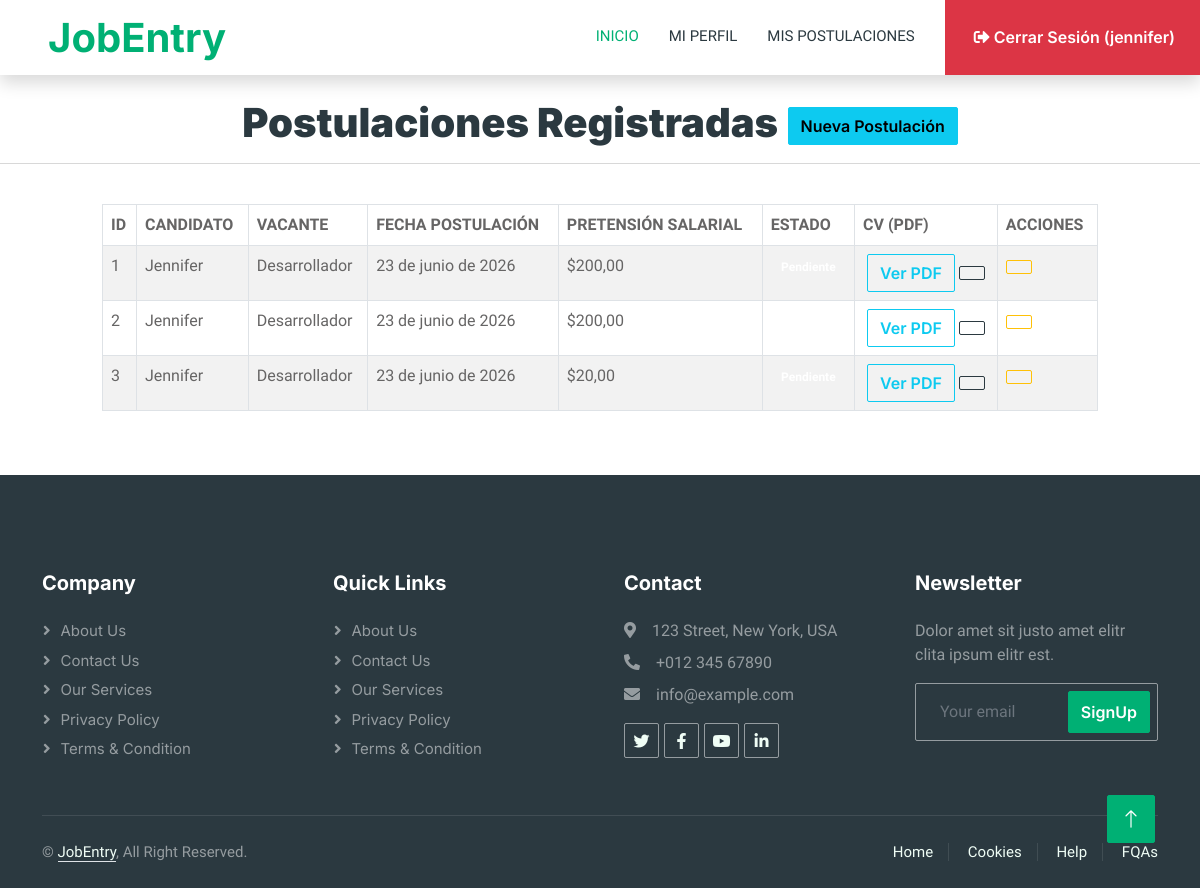
The app's page /listadoPostulaciones/ (signed in) with its own data.
### empleo/models.py (models this page shows)
class Postulacion(models.Model):
    VACANTE_OPCIONES = [
        ('DESARROLLADOR', 'Desarrollador'),
        ('DISENADOR', 'Diseñador'),
    ]
    ESTADO_OPCIONES = [
        ('PENDIENTE', 'Pendiente'),
        ('PRESELECCIONADO', 'Preseleccionado'),
        ('RECHAZADO', 'Rechazado'),
    ]
    candidato = models.ForeignKey(Candidato, on_delete=models.CASCADE, related_name='postulaciones')
    cv_pdf = models.FileField(
        upload_to='cvs_postulaciones/',
        validators=[FileExtensionValidator(allowed_extensions=['pdf'])]
    )
    vacante = models.CharField(max_length=20, choices=VACANTE_OPCIONES)
    fecha_postulacion = models.DateField(auto_now_add=True)
    pretension_salarial = models.DecimalField(max_digits=10, decimal_places=2)
    estado = models.CharField(max_length=20, choices=ESTADO_OPCIONES, default='PENDIENTE')

class Candidato(models.Model):
    GENERO_OPCIONES = [
        ('M', 'Masculino'),
        ('F', 'Femenino'),
        ('O', 'Otro'),
    ]
    NIVEL_ESTUDIOS_OPCIONES = [
        ('GRADO', 'Grado'),
        ('MASTER', 'Máster'),
        ('DOCTORADO', 'Doctorado'),
    ]
    usuario = models.OneToOneField(User, on_delete=models.CASCADE)
    foto = models.FileField(upload_to='empleo',null=True,blank=True)
    nombre_completo = models.CharField(max_length=150)
    fecha_nacimiento = models.DateField()
    genero = models.CharField(max_length=1, choices=GENERO_OPCIONES)
    nivel_estudios = models.CharField(max_length=10, choices=NIVEL_ESTUDIOS_OPCIONES)
    disponible_viajar = models.BooleanField(default=False)

### empleo/views.py (the view)
# urls.py: path('listadoPostulaciones/', views.listadoPostulaciones),
@login_required
def listadoPostulaciones(request):
    if request.user.is_staff:
        postulaciones = Postulacion.objects.all()
    else:
        candidatoActual = Candidato.objects.get(usuario=request.user)
        postulaciones = Postulacion.objects.filter(candidato=candidatoActual)
    return render(request, 'listadoPostulaciones.html', {'postulaciones': postulaciones})

### empleo/templates/listadoPostulaciones.html (shortened to what this page needs)
{% extends "./plantillaPrin.html" %}
{% block contenido %}
        <center>
            <br>
            <h1> <b>Postulaciones Registradas</b>
                <a href="/nuevaPostulacion/" class="btn btn-info">
                     Nueva Postulación
                </a>
            </h1>
            <hr>
        </center>
        <br>
        <div class="row">
            <div class="col-md-1"></div>
            <div class="col-md-10">
                <table id="tbl_postulaciones" class="table table-striped table-bordered">
                    <thead>
                        <tr>
                            <th>ID</th>
                            <th>CANDIDATO</th>
                            <th>VACANTE</th>
                            <th>FECHA POSTULACIÓN</th>
                            <th>PRETENSIÓN SALARIAL</th>
                            <th>ESTADO</th>
                            <th>CV (PDF)</th>
                            <th>ACCIONES</th>
                        </tr>
                    </thead>
                    <tbody>
                        {% for p in postulaciones %}
                        <tr>
                            <td>{{ p.id }}</td>
                            <td>{{ p.candidato.nombre_completo }}</td>
                            <td>{{ p.get_vacante_display }}</td>
                            <td>{{ p.fecha_postulacion }}</td>
                            <td>${{ p.pretension_salarial }}</td>
                            <td class="text-center">
                                {% if p.estado == 'PRESELECCIONADO' %}
                                    <span class="badge badge-success">Preseleccionado</span>
                                {% elif p.estado == 'RECHAZADO' %}
                                    <span class="badge badge-danger">Rechazado</span>
                                {% else %}
                                    <span class="badge badge-warning">Pendiente</span>
                                {% endif %}
                            </td>
                            <td class="text-center">
                                {% if p.cv_pdf %}
                                    <a title="Ver CV" class="btn btn-outline-info" href="{{ p.cv_pdf.url }}" target="_blank">
                                         Ver PDF
                                    </a>
                                    <a title="Descargar CV" class="btn btn-outline-dark" href="{{ p.cv_pdf.url }}" download>
                                    </a>
                                {% endif %}
                            </td>
                            <td>
                                {% if user.is_staff %}
                                <a href="/editarPostulacion/{{ p.id }}/" class="btn btn-outline-warning" title="Editar / Cambiar Estado">
                                    <i class="icon-edit"></i>
                                </a>
                                <a href="/eliminarPostulacion/{{ p.id }}/"
                                    class="btn btn-outline-danger" title="Eliminar Postulación"
                                    onclick="confirmarEliminacion(event, this.href)">
                                    <i class="icon-trash"></i>
                                </a>
                                {% else %}
                                <a href="/editarPostulacion/{{ p.id }}/" class="btn btn-outline-warning" title="Editar Postulación">
                                </a>
                                {% endif %}
                            </td>
                        </tr>
                        {% endfor %}
                    </tbody>
                </table>
            </div>
        </div>
{% endblock %}

### empleo/templates/plantillaPrin.html (shortened to what this page needs)
{% load static %}
<!DOCTYPE html>
<html lang="en">
<head>
    <link href="https://cdnjs.cloudflare.com/ajax/libs/font-awesome/5.10.0/css/all.min.css" rel="stylesheet">
    <link href="https://cdn.jsdelivr.net/npm/bootstrap-icons@1.4.1/font/bootstrap-icons.css" rel="stylesheet">
    <link href="{% static 'lib/animate/animate.min.css' %}" rel="stylesheet">
    <link href="{% static 'lib/owlcarousel/assets/owl.carousel.min.css' %}" rel="stylesheet">
    <link href="{% static 'css/bootstrap.min.css' %}" rel="stylesheet">
    <link href="{% static 'css/style.css' %}" rel="stylesheet">
    <link rel="stylesheet" href="https://cdn.datatables.net/2.3.8/css/dataTables.dataTables.min.css">
    <link rel="stylesheet" href="https://cdnjs.cloudflare.com/ajax/libs/bootstrap-fileinput/5.5.4/css/fileinput.min.css">
</head>
<body>
    <div class="container-xxl bg-white p-0">
        <nav class="navbar navbar-expand-lg bg-white navbar-light shadow sticky-top p-0">
            <a href="/" class="navbar-brand d-flex align-items-center text-center py-0 px-4 px-lg-5">
                <h1 class="m-0 text-primary">JobEntry</h1>
            </a>
            <div class="collapse navbar-collapse" id="navbarCollapse">
                <div class="navbar-nav ms-auto p-4 p-lg-0">
                    <a href="/" class="nav-item nav-link active">Inicio</a>
                    {% if user.is_authenticated %}
                        {% if user.is_staff %}
                            <a href="/listadoCandidatos/" class="nav-item nav-link">Candidatos</a>
                            <a href="/listadoPostulaciones/" class="nav-item nav-link">Postulaciones</a>
                            <a href="/reporteVacantes/" class="nav-item nav-link">Reporte</a>
                        {% else %}
                            <a href="/listadoCandidatos/" class="nav-item nav-link">Mi Perfil</a>
                            <a href="/listadoPostulaciones/" class="nav-item nav-link">Mis Postulaciones</a>
                        {% endif %}
                        <a href="/cerrarSesion/" class="btn btn-danger rounded-0 py-4 px-lg-4 d-none d-lg-block">
                            <i class="fa fa-sign-out-alt ms-1"></i> Cerrar Sesión ({{ user.username }})
                        </a>
                    {% else %}
                        <a href="/login/" class="nav-item nav-link">Iniciar Sesión</a>
                        <a href="/nuevoCandidato/" class="btn btn-primary rounded-0 py-4 px-lg-5 d-none d-lg-block">
                            Registrarse <i class="fa fa-arrow-right ms-3"></i>
                        </a>
                    {% endif %}
                </div>
            </div>
        </nav>
        {% block contenido %}
        {% endblock %}
        <div class="container-fluid bg-dark text-white-50 footer pt-5 mt-5 wow fadeIn" data-wow-delay="0.1s">
            <div class="container py-5">
                <div class="row g-5">
                    <div class="col-lg-3 col-md-6">
                        <h5 class="text-white mb-4">Company</h5>
                        <a class="btn btn-link text-white-50" href="">About Us</a>
                        <a class="btn btn-link text-white-50" href="">Contact Us</a>
                        <a class="btn btn-link text-white-50" href="">Our Services</a>
                        <a class="btn btn-link text-white-50" href="">Privacy Policy</a>
                        <a class="btn btn-link text-white-50" href="">Terms & Condition</a>
                    </div>
                    <div class="col-lg-3 col-md-6">
                        <h5 class="text-white mb-4">Quick Links</h5>
                        <a class="btn btn-link text-white-50" href="">About Us</a>
                        <a class="btn btn-link text-white-50" href="">Contact Us</a>
                        <a class="btn btn-link text-white-50" href="">Our Services</a>
                        <a class="btn btn-link text-white-50" href="">Privacy Policy</a>
                        <a class="btn btn-link text-white-50" href="">Terms & Condition</a>
                    </div>
                    <div class="col-lg-3 col-md-6">
                        <h5 class="text-white mb-4">Contact</h5>
                        <p class="mb-2"><i class="fa fa-map-marker-alt me-3"></i>123 Street, New York, USA</p>
                        <p class="mb-2"><i class="fa fa-phone-alt me-3"></i>+012 345 67890</p>
                        <p class="mb-2"><i class="fa fa-envelope me-3"></i>info@example.com</p>
                        <div class="d-flex pt-2">
                            <a class="btn btn-outline-light btn-social" href=""><i class="fab fa-twitter"></i></a>
                            <a class="btn btn-outline-light btn-social" href=""><i class="fab fa-facebook-f"></i></a>
                            <a class="btn btn-outline-light btn-social" href=""><i class="fab fa-youtube"></i></a>
                            <a class="btn btn-outline-light btn-social" href=""><i class="fab fa-linkedin-in"></i></a>
                        </div>
                    </div>
                    <div class="col-lg-3 col-md-6">
                        <h5 class="text-white mb-4">Newsletter</h5>
                        <p>Dolor amet sit justo amet elitr clita ipsum elitr est.</p>
                        <div class="position-relative mx-auto" style="max-width: 400px;">
                            <input class="form-control bg-transparent w-100 py-3 ps-4 pe-5" type="text" placeholder="Your email">
                            <button type="button" class="btn btn-primary py-2 position-absolute top-0 end-0 mt-2 me-2">SignUp</button>
                        </div>
                    </div>
                </div>
            </div>
            <div class="container">
                <div class="copyright">
                    <div class="row">
                        <div class="col-md-6 text-center text-md-start mb-3 mb-md-0">
                            &copy; <a class="border-bottom" href="#">JobEntry</a>, All Right Reserved.
                        </div>
                        <div class="col-md-6 text-center text-md-end">
                            <div class="footer-menu">
                                <a href="">Home</a>
                                <a href="">Cookies</a>
                                <a href="">Help</a>
                                <a href="">FQAs</a>
                            </div>
                        </div>
                    </div>
                </div>
            </div>
        </div>
        <a href="#" class="btn btn-lg btn-primary btn-lg-square back-to-top"><i class="bi bi-arrow-up"></i></a>
    </div>
</body>
</html>

### portalEmpleosJJ/static/css/style.css (style rules this page uses)
:root { --primary: #00B074; --secondary: #2B9BFF; --light: #EFFDF5; --dark: #2B3940; }
.back-to-top { position: fixed; display: none; right: 45px; bottom: 45px; z-index: 99; }
.btn { font-family: 'Inter', sans-serif; font-weight: 600; transition: .5s; }
.btn.btn-primary, .btn.btn-secondary { color: #FFFFFF; }
.btn-lg-square { width: 48px; height: 48px; }
.btn-square, .btn-sm-square, .btn-lg-square { padding: 0; display: flex; align-items: center; justify-content: center; font-weight: normal; border-radius: 2px; }
.navbar-dark .navbar-nav .nav-link, .navbar-light .navbar-nav .nav-link { margin-right: 30px; padding: 25px 0; color: #FFFFFF; font-size: 15px; text-transform: uppercase; outline: none; }
.navbar-dark .navbar-nav .nav-link:hover, .navbar-dark .navbar-nav .nav-link.active, .navbar-light .navbar-nav .nav-link:hover, .navbar-light .navbar-nav .nav-link.active { color: var(--primary); }
.navbar-light .navbar-brand, .navbar-light a.btn { height: 75px; }
.navbar-light .navbar-nav .nav-link { color: var(--dark); font-weight: 500; }
.navbar-light.sticky-top { top: -100px; transition: .5s; }
.footer .btn.btn-social { margin-right: 5px; width: 35px; height: 35px; display: flex; align-items: center; justify-content: center; color: var(--light); border: 1px solid rgba(255,255,255,0.5); border-radius: 2px; transition: .3s; }
.footer .btn.btn-link { display: block; margin-bottom: 5px; padding: 0; text-align: left; font-size: 15px; font-weight: normal; text-transform: capitalize; transition: .3s; }
.footer .btn.btn-link::before { position: relative; content: "\f105"; font-family: "Font Awesome 5 Free"; font-weight: 900; margin-right: 10px; }
.footer .form-control { border-color: rgba(255,255,255,0.5); }
.footer .copyright { padding: 25px 0; font-size: 15px; border-top: 1px solid rgba(256, 256, 256, .1); }
.footer .copyright a { color: var(--light); }
.footer .footer-menu a { margin-right: 15px; padding-right: 15px; border-right: 1px solid rgba(255, 255, 255, .1); }
.footer .footer-menu a:last-child { margin-right: 0; padding-right: 0; border-right: none; }

### records on screen
Postulacion: id "1", candidato.nombre_completo "Jennifer", vacante "Desarrollador", fecha_postulacion "23 de junio de 2026", pretension_salarial "200,00"
Postulacion: id "2", candidato.nombre_completo "Jennifer", vacante "Desarrollador", fecha_postulacion "23 de junio de 2026", pretension_salarial "200,00"
Postulacion: id "3", candidato.nombre_completo "Jennifer", vacante "Desarrollador", fecha_postulacion "23 de junio de 2026", pretension_salarial "20,00"

### other values on screen
{{ user.username }} "jennifer"
